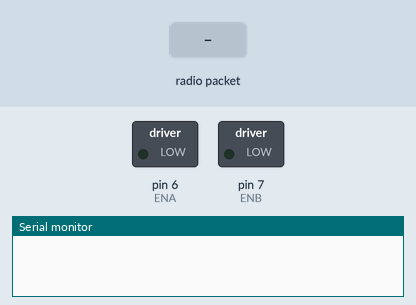
Recording of a sketch running on a simulated Arduino Uno, built with avr-gcc and run on an emulated ATmega328P. On the bench: switched loads named in the sketch (green lamp = pin HIGH), the last lines printed to the serial monitor. Inputs (shaded band) come from the test bench. No radio packets arrive unless stated.

Above: at 1.2 s.
1.3 s: radio packet "5" arrives
At 2.3 s:
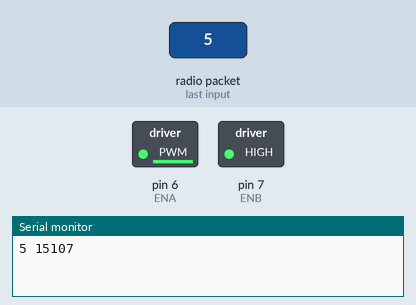
2.8 s: radio packet "200" arrives
At 3.6 s:
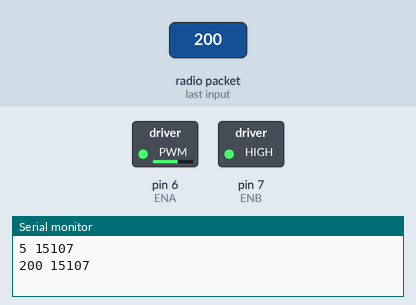
4.3 s: radio packet "90" arrives
At 4.8 s:
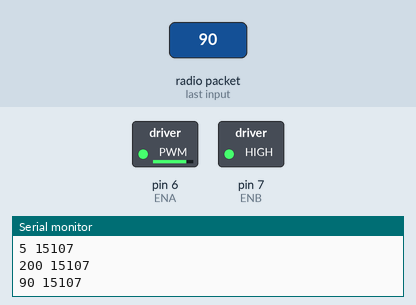
Timing chart, 0 to 7.3 s (numbered marks = the images above; inputs shaded):
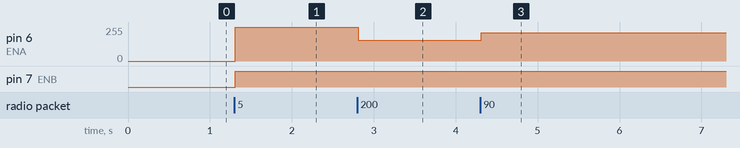

The sketch:

motors_joystick_finale.ino
```cpp
/** INCLUDES **/
// Include the libraries for using the module (must intall RF24 by TMRh20)
#include <SPI.h>
#include <nRF24L01.h>
#include <RF24.h>
#include <math.h>
/** DEFINES **/
#define MESSAGE_LENGTH 20

/** MODULE SPECIFIC CODE **/
// Create an RF24 object, specifying CE and CSN
RF24 radio(9, 8);
// Create a variable to store the address through which two modules communicate
const byte address[6] = "00001";

/** STRUCTS **/
// A struct is just a bunch of variables in a trenchcoat
struct read_values{
  // In this struct there are two variables
  int x, y;
};

// Declaration of variables
int motor1pin1 = 2;
int motor1pin2 = 3;
int motor2pin1 = 4;
int motor2pin2 = 5;
int ENA=6;
int ENB=7;
int dx, sx;

/**--------------------------------**/

struct read_values parse_message(char* message) {
  // Variable where to store the parsed values
  struct read_values values;
  // Read the values from the string and store them in the struct
  sscanf(message, "%d, %d", &(values.x), &(values.y));
  // Return the struct as result of the function
  return values;
}

void setup() {
  // Serial monitor
  while (!Serial);
    Serial.begin(9600);
  // Begin radio communication
  radio.begin();
  // Set the address
  radio.openReadingPipe(0, address);
  // Set module as receiver
  radio.startListening();
  /*
-------------------------------------------------------------------------------
  */


}

void loop() {
  // If available, read the transmitted data into a text buffer
  if (radio.available())  {
    char text[MESSAGE_LENGTH] = {0};
    // Read the data from the radio module
    radio.read(&text, sizeof(text));
    // Parse the received text to a structured variable (defined above)
    struct read_values new_values = parse_message(text);
    // Print the values that were parsed
    Serial.print(new_values.x);
    Serial.print(" ");
    Serial.println(new_values.y);


  dx=new_values.x;
  sx=new_values.y;

  int a=abs((dx-512)/2);
  int b=abs((sx-512)/2);

  analogWrite(ENA, a);
  analogWrite(ENB, b);

  if (dx>=600){
  digitalWrite(motor1pin1, HIGH);
  digitalWrite(motor1pin2, LOW);


  }
 else if (dx>400 && dx<600){
  digitalWrite(motor1pin1, LOW);
  digitalWrite(motor1pin2, LOW);
  }
  else{
  digitalWrite(motor1pin1, LOW);
  digitalWrite(motor1pin2, HIGH);
  }
   if (sx>600){
  digitalWrite(motor2pin1, HIGH);
  digitalWrite(motor2pin2, LOW);
  }
  else if (sx>400 && sx<600){
  digitalWrite(motor2pin1, LOW);
  digitalWrite(motor2pin2, LOW);
  }
  else{
  digitalWrite(motor2pin1, LOW);
  digitalWrite(motor2pin2, HIGH);
  }
}
   delay (100);
}
```

Measured:
- after the input at 1.3 s, pin 6 (ENA): 0/255 → 253/255 at once; pin 7 (ENB): LOW → HIGH at once
- after the input at 2.8 s, pin 6 (ENA): 253/255 → 156/255 at once
- after the input at 4.3 s, pin 6 (ENA): 156/255 → 211/255 at once
